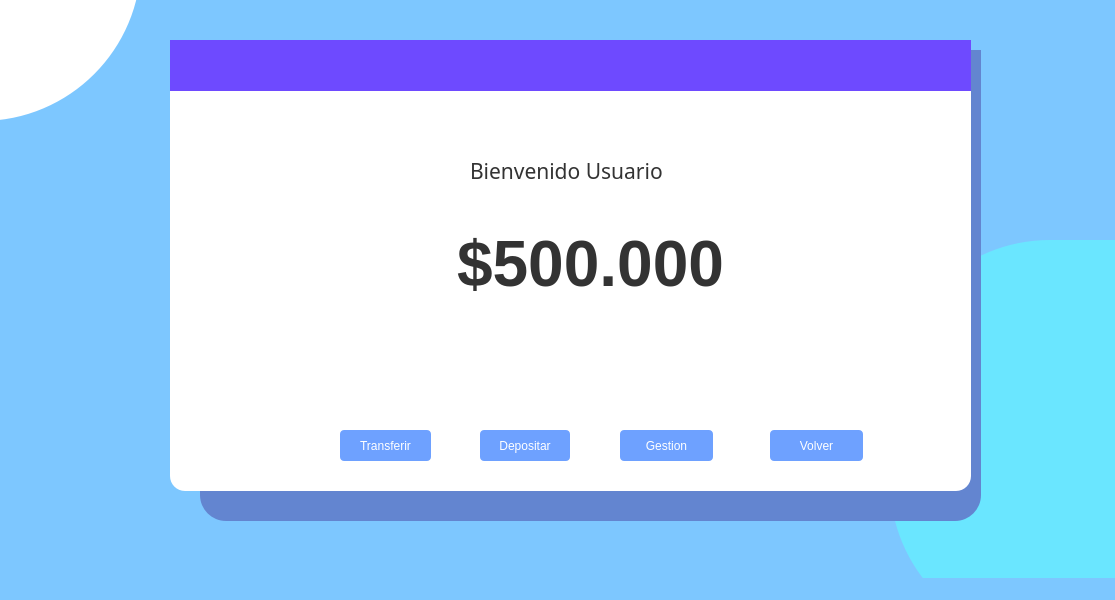
<?xml version="1.0" encoding="UTF-8"?>
<ui version="4.0">
 <class>VentanaMenu</class>
 <widget class="QMainWindow" name="VentanaMenu">
  <property name="geometry">
   <rect>
    <x>0</x>
    <y>0</y>
    <width>1115</width>
    <height>600</height>
   </rect>
  </property>
  <property name="windowTitle">
   <string>MainWindow</string>
  </property>
  <property name="styleSheet">
   <string notr="true">background-color: rgb(125, 199, 255)

</string>
  </property>
  <widget class="QWidget" name="centralwidget">
   <widget class="QLabel" name="labelBienvenida">
    <property name="geometry">
     <rect>
      <x>470</x>
      <y>150</y>
      <width>241</width>
      <height>41</height>
     </rect>
    </property>
    <property name="font">
     <font>
      <family>Bodoni MT</family>
      <pointsize>16</pointsize>
     </font>
    </property>
    <property name="autoFillBackground">
     <bool>false</bool>
    </property>
    <property name="styleSheet">
     <string notr="true"> background-color: transparent; 
    color: #333333; 


</string>
    </property>
    <property name="text">
     <string>Bienvenido Usuario</string>
    </property>
   </widget>
   <widget class="QLabel" name="lblSaldo">
    <property name="enabled">
     <bool>true</bool>
    </property>
    <property name="geometry">
     <rect>
      <x>400</x>
      <y>210</y>
      <width>381</width>
      <height>111</height>
     </rect>
    </property>
    <property name="font">
     <font>
      <family>Tahoma</family>
      <pointsize>48</pointsize>
      <bold>true</bold>
     </font>
    </property>
    <property name="styleSheet">
     <string notr="true">/* Selector de ID para la etiqueta del Saldo */
QLabel#lblSaldo {
    background-color: transparent; /* Fuerza a que el fondo del texto sea invisible */
    
    /* Regla extra de seguridad: asegurar que el texto sea oscuro */
    color: #333333; 
}
</string>
    </property>
    <property name="text">
     <string>&lt;html&gt;&lt;head/&gt;&lt;body&gt;&lt;p align=&quot;center&quot;&gt;$500.000&lt;/p&gt;&lt;/body&gt;&lt;/html&gt;</string>
    </property>
   </widget>
   <widget class="QPushButton" name="btnLogout">
    <property name="geometry">
     <rect>
      <x>770</x>
      <y>430</y>
      <width>93</width>
      <height>31</height>
     </rect>
    </property>
    <property name="styleSheet">
     <string notr="true">QPushButton {
    background-color: rgb(110, 161, 255); /* Naranja Banco */
    color: white;              /* Letra Blanca */
    border: 1px;
    padding: 8px;
    border-radius: 4px;
}</string>
    </property>
    <property name="text">
     <string>Volver</string>
    </property>
   </widget>
   <widget class="QPushButton" name="btnTransferir">
    <property name="geometry">
     <rect>
      <x>340</x>
      <y>430</y>
      <width>91</width>
      <height>31</height>
     </rect>
    </property>
    <property name="styleSheet">
     <string notr="true">QPushButton {
    background-color: rgb(110, 161, 255); /* Naranja Banco */
    color: white;              /* Letra Blanca */
    border: 1px;
    padding: 8px;
    border-radius: 4px;
}</string>
    </property>
    <property name="text">
     <string>Transferir</string>
    </property>
   </widget>
   <widget class="QPushButton" name="btnDepositarTest">
    <property name="geometry">
     <rect>
      <x>480</x>
      <y>430</y>
      <width>90</width>
      <height>31</height>
     </rect>
    </property>
    <property name="styleSheet">
     <string notr="true">QPushButton {
    background-color: rgb(110, 161, 255); /* Naranja Banco */
    color: white;              /* Letra Blanca */
    border: 1px;
    padding: 8px;
    border-radius: 4px;
}</string>
    </property>
    <property name="text">
     <string>Depositar</string>
    </property>
   </widget>
   <widget class="QPushButton" name="btnGestion">
    <property name="geometry">
     <rect>
      <x>620</x>
      <y>430</y>
      <width>93</width>
      <height>31</height>
     </rect>
    </property>
    <property name="styleSheet">
     <string notr="true">QPushButton {
    background-color: rgb(110, 161, 255); /* Naranja Banco */
    color: white;              /* Letra Blanca */
    border: 1px;
    padding: 8px;
    border-radius: 4px;
}</string>
    </property>
    <property name="text">
     <string>Gestion</string>
    </property>
   </widget>
   <widget class="QLabel" name="fondo_blanco">
    <property name="geometry">
     <rect>
      <x>170</x>
      <y>40</y>
      <width>801</width>
      <height>451</height>
     </rect>
    </property>
    <property name="styleSheet">
     <string notr="true">background-color: #FFFFFF;
border-radius: 15px;</string>
    </property>
    <property name="text">
     <string/>
    </property>
   </widget>
   <widget class="QLabel" name="fondo_blanco_2">
    <property name="geometry">
     <rect>
      <x>-270</x>
      <y>-260</y>
      <width>411</width>
      <height>381</height>
     </rect>
    </property>
    <property name="styleSheet">
     <string notr="true">

background-color: #FFFFFF;
border-radius:  160px;   
border:  100px rgb(190, 70, 238);
</string>
    </property>
    <property name="text">
     <string/>
    </property>
   </widget>
   <widget class="QLabel" name="fondo_blanco_3">
    <property name="geometry">
     <rect>
      <x>200</x>
      <y>460</y>
      <width>781</width>
      <height>61</height>
     </rect>
    </property>
    <property name="styleSheet">
     <string notr="true">

    background-color: rgb(99, 133, 208);
    border-radius:  26px;   
</string>
    </property>
    <property name="text">
     <string/>
    </property>
   </widget>
   <widget class="QLabel" name="fondo_blanco_4">
    <property name="geometry">
     <rect>
      <x>170</x>
      <y>40</y>
      <width>801</width>
      <height>51</height>
     </rect>
    </property>
    <property name="styleSheet">
     <string notr="true">

    background-color: rgb(110, 74, 255);
 
</string>
    </property>
    <property name="text">
     <string/>
    </property>
   </widget>
   <widget class="QLabel" name="fondo_blanco_5">
    <property name="geometry">
     <rect>
      <x>920</x>
      <y>60</y>
      <width>61</width>
      <height>451</height>
     </rect>
    </property>
    <property name="styleSheet">
     <string notr="true">

    background-color: rgb(99, 133, 208);
    border-radius:  26px;   
</string>
    </property>
    <property name="text">
     <string/>
    </property>
   </widget>
   <widget class="QLabel" name="fondo_blanco_6">
    <property name="geometry">
     <rect>
      <x>920</x>
      <y>50</y>
      <width>61</width>
      <height>41</height>
     </rect>
    </property>
    <property name="styleSheet">
     <string notr="true">

    background-color: rgb(99, 133, 208);
    border-radius:  26px;   
</string>
    </property>
    <property name="text">
     <string/>
    </property>
   </widget>
   <widget class="QLabel" name="fondo_blanco_7">
    <property name="geometry">
     <rect>
      <x>890</x>
      <y>240</y>
      <width>441</width>
      <height>401</height>
     </rect>
    </property>
    <property name="styleSheet">
     <string notr="true">

background-color: rgb(106, 230, 255);
border-radius:  160px;   
border:  100px rgb(190, 70, 238);
</string>
    </property>
    <property name="text">
     <string/>
    </property>
   </widget>
   <zorder>fondo_blanco_7</zorder>
   <zorder>fondo_blanco_3</zorder>
   <zorder>fondo_blanco_6</zorder>
   <zorder>fondo_blanco_5</zorder>
   <zorder>fondo_blanco_2</zorder>
   <zorder>fondo_blanco</zorder>
   <zorder>labelBienvenida</zorder>
   <zorder>lblSaldo</zorder>
   <zorder>btnLogout</zorder>
   <zorder>btnTransferir</zorder>
   <zorder>btnDepositarTest</zorder>
   <zorder>btnGestion</zorder>
   <zorder>fondo_blanco_4</zorder>
  </widget>
  <widget class="QMenuBar" name="menubar">
   <property name="geometry">
    <rect>
     <x>0</x>
     <y>0</y>
     <width>1115</width>
     <height>25</height>
    </rect>
   </property>
  </widget>
  <widget class="QStatusBar" name="statusbar"/>
 </widget>
 <resources/>
 <connections/>
</ui>
